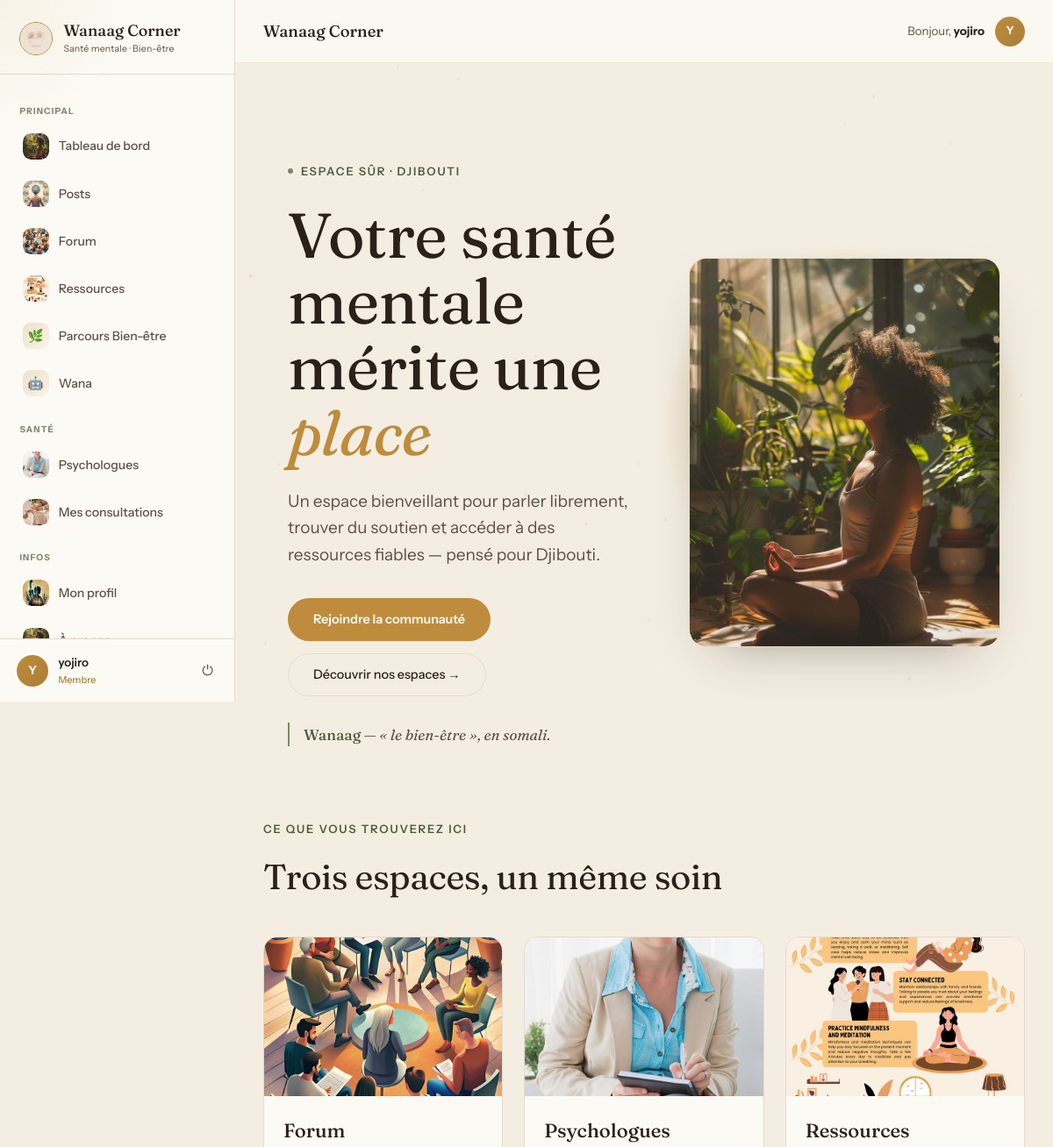
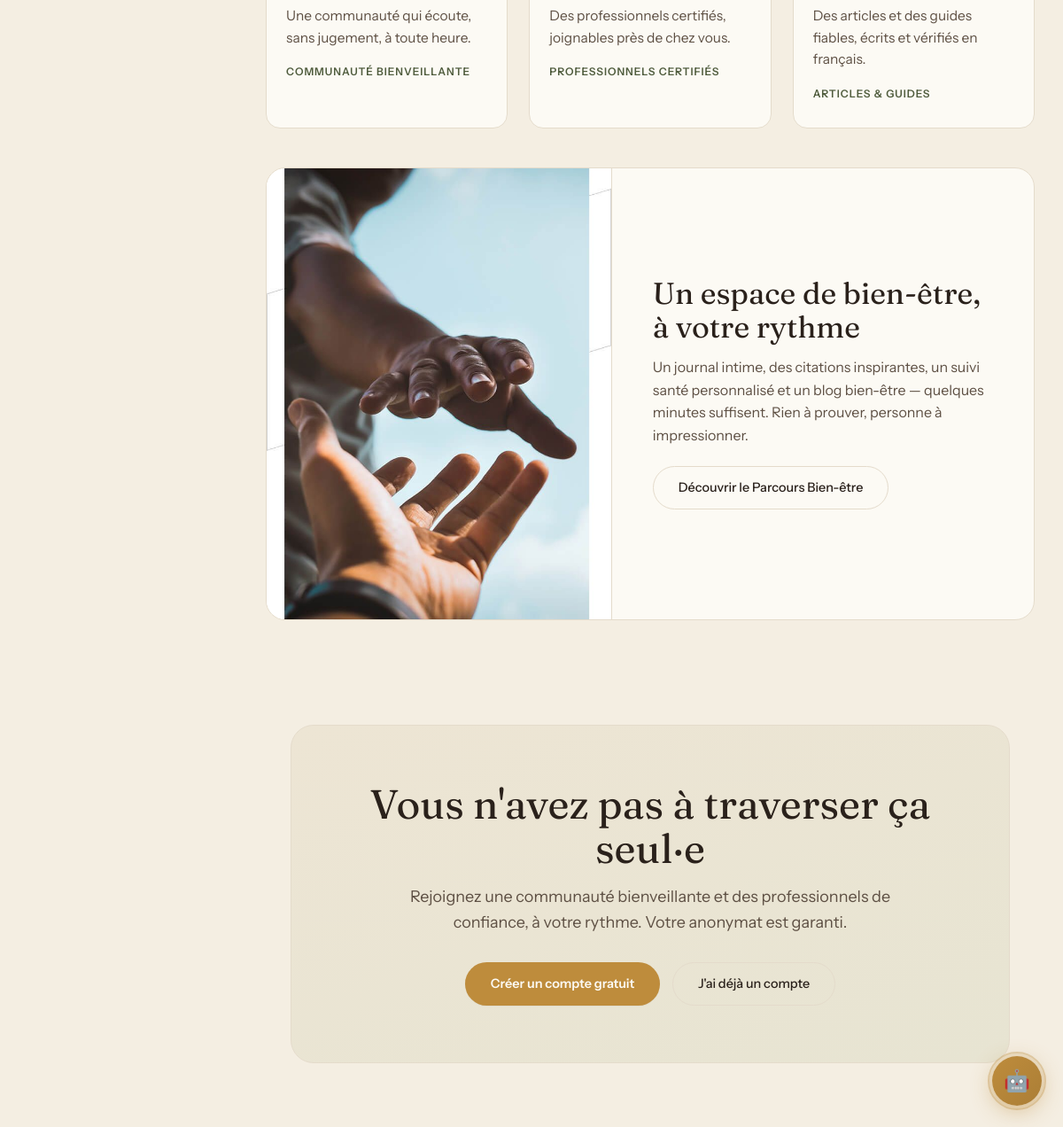
Screenshot of / (signed in) with the database file from the repository (2 pictures, top to bottom).
### application/models.py (models this page shows, shortened)
class CustomUser(AbstractUser):
    pseudonyme = models.CharField(max_length=50, unique=True)
    email = models.EmailField(unique=True)
    photo = models.ImageField(upload_to='profiles/', blank=True, null=True, verbose_name="Photo de profil")
    bio = models.TextField(blank=True, max_length=300, verbose_name="Bio")
    USERNAME_FIELD = 'email'
    REQUIRED_FIELDS = ['username', 'pseudonyme']
    class Meta:
        verbose_name = 'Utilisateur'
        verbose_name_plural = 'Utilisateurs'

### application/views.py (the view)
# urls.py: path('', views.home, name='home'),
def home(request):
    return render(request, 'application/home.html')

### application/templates/application/home.html (shortened to what this page needs)
{% extends 'application/base.html' %}
{% load static %}
{% block content %}
<section class="hero">
    <div class="home-wrap hero-grid">
        <div class="hero-text">
            <span class="eyebrow"><span class="dot"></span> Espace sûr · Djibouti</span>
            <h1>Votre santé mentale mérite une <em>place</em></h1>
            <p class="lede">Un espace bienveillant pour parler librement, trouver du soutien et accéder à des ressources fiables — pensé pour Djibouti.</p>
            <div class="hero-cta">
                <a class="btn btn-primary" href="{% url 'register' %}">Rejoindre la communauté</a>
                <a class="btn btn-secondary" href="#offre">Découvrir nos espaces →</a>
            </div>
            <p class="ground"><b>Wanaag</b> — « le bien-être », en somali.</p>
        </div>
        <div class="hero-media">
            <div class="hero-ph">
                <img src="{% static 'images/espace-bien-etre.jpg' %}" alt="Espace de bien-être Wanaag Corner">
            </div>
        </div>
    </div>
</section>
<section class="offre home-wrap" id="offre">
    <div class="sec-head">
        <div class="sec-eye">Ce que vous trouverez ici</div>
        <h2 class="sec-title">Trois espaces, un même soin</h2>
    </div>
    <div class="cards">
        <a class="card" href="{% url 'register' %}">
            <div class="card-ph"><img src="{% static 'images/forum.jpg' %}" alt="Forum"></div>
            <div class="card-body">
                <h3>Forum</h3>
                <p>Une communauté qui écoute, sans jugement, à toute heure.</p>
                <span class="tag">Communauté bienveillante</span>
            </div>
        </a>
        <a class="card" href="{% url 'register' %}">
            <div class="card-ph"><img src="{% static 'images/psychologue.jpg' %}" alt="Psychologues"></div>
            <div class="card-body">
                <h3>Psychologues</h3>
                <p>Des professionnels certifiés, joignables près de chez vous.</p>
                <span class="tag">Professionnels certifiés</span>
            </div>
        </a>
        <a class="card" href="{% url 'register' %}">
            <div class="card-ph"><img src="{% static 'images/ressources.jpg' %}" alt="Ressources"></div>
            <div class="card-body">
                <h3>Ressources</h3>
                <p>Des articles et des guides fiables, écrits et vérifiés en français.</p>
                <span class="tag">Articles &amp; guides</span>
            </div>
        </a>
    </div>
    <div class="feature">
        <div class="feature-ph">
            <img src="{% static 'images/bienveillance.jpg' %}" alt="Parcours bien-être">
        </div>
        <div class="feature-txt">
            <h3>Un espace de bien-être, à votre rythme</h3>
            <p>Un journal intime, des citations inspirantes, un suivi santé personnalisé et un blog bien-être — quelques minutes suffisent. Rien à prouver, personne à impressionner.</p>
            <a class="btn btn-secondary" href="{% url 'register' %}">Découvrir le Parcours Bien-être</a>
        </div>
    </div>
</section>
<div class="home-wrap">
    <div class="closing">
        <h2>Vous n'avez pas à traverser ça seul·e</h2>
        <p>Rejoignez une communauté bienveillante et des professionnels de confiance, à votre rythme. Votre anonymat est garanti.</p>
        <div class="closing-actions">
            <a class="btn btn-primary" href="{% url 'register' %}">Créer un compte gratuit</a>
            <a class="btn btn-secondary" href="{% url 'login' %}">J'ai déjà un compte</a>
        </div>
    </div>
</div>
{% endblock %}

### application/templates/application/base.html (shortened to what this page needs)
{% load static %}
<!DOCTYPE html>
<html lang="fr">
<head>
</head>
<body>
{% if user.is_authenticated %}
<aside class="sidebar" id="sidebar">
    <div class="sidebar-header">
        <img src="{% static 'images/logo.jpg' %}" alt="Logo" class="sidebar-logo-img">
        <div>
            <div class="sidebar-brand-name">Wanaag Corner</div>
            <div class="sidebar-brand-sub">Santé mentale · Bien-être</div>
        </div>
    </div>
    <nav class="sidebar-nav">
        <div class="nav-label">Principal</div>
        <a href="{% url 'dashboard' %}" class="nav-item {% if request.resolver_match.url_name == 'dashboard' %}active{% endif %}">
            <span class="nav-icon"><img src="{% static 'images/espace-bien-etre.jpg' %}" alt=""></span> Tableau de bord
        </a>
        <a href="{% url 'posts_feed' %}" class="nav-item {% if request.resolver_match.url_name == 'posts_feed' %}active{% endif %}">
            <span class="nav-icon"><img src="{% static 'images/posts.jpg' %}" alt=""></span> Posts
        </a>
        <a href="{% url 'forum_home' %}" class="nav-item {% if 'forum' in request.resolver_match.url_name %}active{% endif %}">
            <span class="nav-icon"><img src="{% static 'images/forum.jpg' %}" alt=""></span> Forum
        </a>
        <a href="{% url 'ressources_home' %}" class="nav-item {% if 'ressource' in request.resolver_match.url_name %}active{% endif %}">
            <span class="nav-icon"><img src="{% static 'images/ressources.jpg' %}" alt=""></span> Ressources
        </a>
        <a href="{% url 'parcours_home' %}" class="nav-item {% if 'parcours' in request.resolver_match.url_name %}active{% endif %}">
            <span class="nav-icon" style="background:linear-gradient(135deg,rgba(190,140,60,.22),rgba(190,140,60,.06));border-radius:9px;display:flex;align-items:center;justify-content:center;font-size:.9rem;">🌿</span> Parcours Bien-être
        </a>
        <a href="{% url 'chatbot' %}" class="nav-item {% if request.resolver_match.url_name == 'chatbot' %}active{% endif %}" style="position:relative;">
            <span class="nav-icon" style="background:linear-gradient(135deg,rgba(190,140,60,.22),rgba(190,140,60,.06));border-radius:9px;display:flex;align-items:center;justify-content:center;font-size:.9rem;">🤖</span>
            Wana
        </a>
        {% if not user.psychologue_profile %}
        <div class="nav-label">Santé</div>
        <a href="{% url 'psychologues_list' %}" class="nav-item {% if request.resolver_match.url_name == 'psychologues_list' %}active{% endif %}">
            <span class="nav-icon"><img src="{% static 'images/psychologue.jpg' %}" alt=""></span> Psychologues
        </a>
        <a href="{% url 'mes_consultations' %}" class="nav-item {% if 'consultation' in request.resolver_match.url_name %}active{% endif %}">
            <span class="nav-icon"><img src="{% static 'images/consultation.jpg' %}" alt=""></span> Mes consultations
        </a>
        {% endif %}
        <div class="nav-label">Infos</div>
        <a href="{% url 'profile' %}" class="nav-item {% if request.resolver_match.url_name == 'profile' %}active{% endif %}">
            <span class="nav-icon">
                {% if user.photo %}<img src="{{ user.photo.url }}" alt="" style="width:100%;height:100%;object-fit:cover;border-radius:9px;">
                {% else %}<img src="{% static 'images/photo-de-profil.jpg' %}" alt="">{% endif %}
            </span> Mon profil
        </a>
        <a href="{% url 'about' %}" class="nav-item {% if request.resolver_match.url_name == 'about' %}active{% endif %}">
            <span class="nav-icon"><img src="{% static 'images/espace-bien-etre.jpg' %}" alt=""></span> À propos
        </a>
    </nav>
    <div class="sidebar-user">
        <div class="avatar-sidebar">{{ user.pseudonyme|first|upper }}</div>
        <div class="sidebar-user-info">
            <div class="sidebar-user-name">{{ user.pseudonyme }}</div>
            <div class="sidebar-user-role">{% if user.psychologue_profile %}🩺 Psychologue{% else %}Membre{% endif %}</div>
        </div>
        <form method="post" action="{% url 'logout' %}" style="margin:0;">
            <button type="submit" class="logout-btn" title="Déconnexion">⏻</button>
        </form>
    </div>
</aside>
<div class="app-main">
    <header class="app-topbar">
        <div class="topbar-left">
            <span class="topbar-title">{% block page_title %}Wanaag Corner{% endblock %}</span>
        </div>
        <div class="topbar-right">
            <span class="topbar-greeting">Bonjour, <strong>{{ user.pseudonyme }}</strong></span>
            <div class="avatar-topbar">{{ user.pseudonyme|first|upper }}</div>
        </div>
    </header>
    <div class="app-content">
{% endif %}
{% block content %}{% endblock %}
{% if user.is_authenticated %}
    </div>
</div>
{% endif %}
{% if user.is_authenticated %}
{% url 'chatbot_send' as chatbot_send_url %}
{% url 'chatbot' as chatbot_url %}
<div id="chatWidget">
    <button class="wgt-bubble" id="wgtBubble" onclick="wgtToggle()" title="Parler à Wana">
        <span id="wgtIconOpen">🤖</span>
        <span class="wgt-pulse-ring"></span>
    </button>
</div>
{% endif %}
</body>
</html>

### application/templates/application/home.html (style rules this page uses)
.home-wrap { max-width:1180px;margin:0 auto;padding:0 28px; }
.hero { padding:76px 0 64px; }
.hero-grid { display:grid;grid-template-columns:1.05fr .95fr;gap:64px;align-items:center; }
.eyebrow { display:inline-flex;align-items:center;gap:9px; font-size:13px;letter-spacing:.14em;text-transform:uppercase;font-weight:600; color:var(--foret);margin-bottom:26px; }
.eyebrow .dot { width:6px;height:6px;border-radius:50%;background:var(--sauge); }
.hero h1 { font-family:'Fraunces',serif;font-weight:400;font-size:clamp(44px,6vw,72px); line-height:1.04;letter-spacing:-.01em;margin-bottom:26px; }
.hero h1 em { font-style:italic;color:var(--or); }
.lede { font-size:19px;color:var(--taupe);max-width:30em;margin-bottom:34px; }
.hero-cta { display:flex;gap:14px;flex-wrap:wrap;margin-bottom:30px; }
.ground { font-family:'Fraunces',serif;font-style:italic;font-size:17px;color:var(--taupe); padding-left:16px;border-left:2px solid var(--sauge); }
.ground b { font-style:normal;font-weight:500;color:var(--foret); }
.hero-media { position:relative;display:grid;place-items:center; }
.hero-ph { position:relative;z-index:1;width:100%;aspect-ratio:4/5;border-radius:20px;overflow:hidden; border:1px solid var(--trait); box-shadow:0 24px 60px -34px rgba(42,33,27,.5); }
.hero-ph img { width:100%;height:100%;object-fit:cover;display:block; }
section.offre { padding:20px 0 40px; }
.sec-head { margin-bottom:36px; }
.sec-eye { font-size:13px;letter-spacing:.14em;text-transform:uppercase;font-weight:600;color:var(--foret);margin-bottom:12px; }
.sec-title { font-family:'Fraunces',serif;font-weight:400;font-size:clamp(30px,3.6vw,40px);letter-spacing:-.01em; }
.cards { display:grid;grid-template-columns:repeat(3,1fr);gap:24px; }
.card { background:var(--papier);border:1px solid var(--trait);border-radius:16px;overflow:hidden; transition:transform .2s ease, box-shadow .2s ease;text-decoration:none;display:block;color:inherit; }
.card-ph { aspect-ratio:3/2;overflow:hidden; }
.card-ph img { width:100%;height:100%;object-fit:cover;display:block;transition:transform .5s ease; }
.card-body { padding:22px 22px 26px; }
.card h3 { font-family:'Fraunces',serif;font-weight:500;font-size:22px;margin-bottom:7px; }
.card p { font-size:15.5px;color:var(--taupe); }
.card .tag { display:inline-block;font-size:12px;letter-spacing:.08em;text-transform:uppercase;color:var(--foret);font-weight:600;margin-top:16px; }
.feature { margin:44px 0 8px;background:var(--papier);border:1px solid var(--trait);border-radius:22px; display:grid;grid-template-columns:.9fr 1.1fr;gap:0;overflow:hidden; }
.feature-ph { height:100%;min-height:280px;overflow:hidden;border-right:1px solid var(--trait); }
.feature-ph img { width:100%;height:100%;object-fit:cover;display:block; }
.feature-txt { padding:44px 46px;align-self:center; }
.feature-txt h3 { font-family:'Fraunces',serif;font-weight:400;font-size:clamp(26px,3vw,34px);margin-bottom:14px;line-height:1.1; }
.feature-txt p { color:var(--taupe);max-width:34em;margin-bottom:22px; }
.closing { margin:70px 0 40px;text-align:center;padding:64px 28px; background:linear-gradient(160deg,#EDE5D4, #E7E4D2);border-radius:26px;border:1px solid var(--trait); }
.closing h2 { font-family:'Fraunces',serif;font-weight:400;font-size:clamp(30px,4vw,46px);line-height:1.08;margin-bottom:16px; }
.closing p { color:var(--taupe);font-size:18px;max-width:34em;margin:0 auto 30px; }
.closing-actions { display:flex;gap:14px;justify-content:center;flex-wrap:wrap; }

### rows the page displays
CustomUser: photo (picture), pseudonyme|first "Y", pseudonyme "yojiro"
